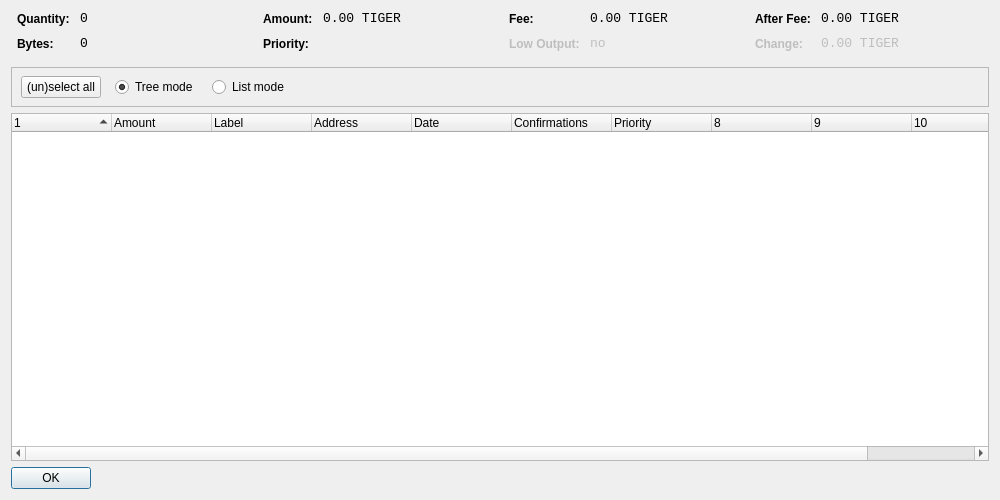
<?xml version="1.0" encoding="UTF-8"?>
<ui version="4.0">
 <class>CoinControlDialog</class>
 <widget class="QDialog" name="CoinControlDialog">
  <property name="geometry">
   <rect>
    <x>0</x>
    <y>0</y>
    <width>1000</width>
    <height>500</height>
   </rect>
  </property>
  <property name="windowTitle">
   <string>Coin Control</string>
  </property>
  <layout class="QVBoxLayout" name="verticalLayout">
   <item>
    <layout class="QHBoxLayout" name="horizontalLayoutTop" stretch="0,0,0,0">
     <property name="topMargin">
      <number>0</number>
     </property>
     <property name="bottomMargin">
      <number>10</number>
     </property>
     <item>
      <layout class="QFormLayout" name="formLayoutCoinControl1">
       <property name="horizontalSpacing">
        <number>10</number>
       </property>
       <property name="verticalSpacing">
        <number>10</number>
       </property>
       <property name="leftMargin">
        <number>6</number>
       </property>
       <property name="rightMargin">
        <number>6</number>
       </property>
       <item row="0" column="0">
        <widget class="QLabel" name="labelCoinControlQuantityText">
         <property name="styleSheet">
          <string notr="true">font-weight:bold;</string>
         </property>
         <property name="text">
          <string>Quantity:</string>
         </property>
        </widget>
       </item>
       <item row="0" column="1">
        <widget class="QLabel" name="labelCoinControlQuantity">
         <property name="font">
          <font>
           <family>Monospace</family>
           <pointsize>10</pointsize>
          </font>
         </property>
         <property name="cursor">
          <cursorShape>IBeamCursor</cursorShape>
         </property>
         <property name="contextMenuPolicy">
          <enum>Qt::ActionsContextMenu</enum>
         </property>
         <property name="text">
          <string notr="true">0</string>
         </property>
         <property name="textInteractionFlags">
          <set>Qt::LinksAccessibleByMouse|Qt::TextSelectableByKeyboard|Qt::TextSelectableByMouse</set>
         </property>
        </widget>
       </item>
       <item row="1" column="0">
        <widget class="QLabel" name="labelCoinControlBytesText">
         <property name="styleSheet">
          <string notr="true">font-weight:bold;</string>
         </property>
         <property name="text">
          <string>Bytes:</string>
         </property>
        </widget>
       </item>
       <item row="1" column="1">
        <widget class="QLabel" name="labelCoinControlBytes">
         <property name="font">
          <font>
           <family>Monospace</family>
           <pointsize>10</pointsize>
          </font>
         </property>
         <property name="cursor">
          <cursorShape>IBeamCursor</cursorShape>
         </property>
         <property name="contextMenuPolicy">
          <enum>Qt::ActionsContextMenu</enum>
         </property>
         <property name="text">
          <string notr="true">0</string>
         </property>
         <property name="textInteractionFlags">
          <set>Qt::LinksAccessibleByMouse|Qt::TextSelectableByKeyboard|Qt::TextSelectableByMouse</set>
         </property>
        </widget>
       </item>
      </layout>
     </item>
     <item>
      <layout class="QFormLayout" name="formLayoutCoinControl2">
       <property name="horizontalSpacing">
        <number>10</number>
       </property>
       <property name="verticalSpacing">
        <number>10</number>
       </property>
       <property name="leftMargin">
        <number>6</number>
       </property>
       <property name="rightMargin">
        <number>6</number>
       </property>
       <item row="0" column="0">
        <widget class="QLabel" name="labelCoinControlAmountText">
         <property name="styleSheet">
          <string notr="true">font-weight:bold;</string>
         </property>
         <property name="text">
          <string>Amount:</string>
         </property>
        </widget>
       </item>
       <item row="0" column="1">
        <widget class="QLabel" name="labelCoinControlAmount">
         <property name="font">
          <font>
           <family>Monospace</family>
           <pointsize>10</pointsize>
          </font>
         </property>
         <property name="cursor">
          <cursorShape>IBeamCursor</cursorShape>
         </property>
         <property name="contextMenuPolicy">
          <enum>Qt::ActionsContextMenu</enum>
         </property>
         <property name="text">
          <string notr="true">0.00 TIGER</string>
         </property>
         <property name="textInteractionFlags">
          <set>Qt::LinksAccessibleByMouse|Qt::TextSelectableByKeyboard|Qt::TextSelectableByMouse</set>
         </property>
        </widget>
       </item>
       <item row="1" column="0">
        <widget class="QLabel" name="labelCoinControlPriorityText">
         <property name="styleSheet">
          <string notr="true">font-weight:bold;</string>
         </property>
         <property name="text">
          <string>Priority:</string>
         </property>
        </widget>
       </item>
       <item row="1" column="1">
        <widget class="QLabel" name="labelCoinControlPriority">
         <property name="font">
          <font>
           <family>Monospace</family>
           <pointsize>10</pointsize>
          </font>
         </property>
         <property name="cursor">
          <cursorShape>IBeamCursor</cursorShape>
         </property>
         <property name="contextMenuPolicy">
          <enum>Qt::ActionsContextMenu</enum>
         </property>
         <property name="text">
          <string/>
         </property>
         <property name="textInteractionFlags">
          <set>Qt::LinksAccessibleByMouse|Qt::TextSelectableByKeyboard|Qt::TextSelectableByMouse</set>
         </property>
        </widget>
       </item>
      </layout>
     </item>
     <item>
      <layout class="QFormLayout" name="formLayoutCoinControl3">
       <property name="horizontalSpacing">
        <number>10</number>
       </property>
       <property name="verticalSpacing">
        <number>10</number>
       </property>
       <property name="leftMargin">
        <number>6</number>
       </property>
       <property name="rightMargin">
        <number>6</number>
       </property>
       <item row="0" column="0">
        <widget class="QLabel" name="labelCoinControlFeeText">
         <property name="styleSheet">
          <string notr="true">font-weight:bold;</string>
         </property>
         <property name="text">
          <string>Fee:</string>
         </property>
        </widget>
       </item>
       <item row="0" column="1">
        <widget class="QLabel" name="labelCoinControlFee">
         <property name="font">
          <font>
           <family>Monospace</family>
           <pointsize>10</pointsize>
          </font>
         </property>
         <property name="cursor">
          <cursorShape>IBeamCursor</cursorShape>
         </property>
         <property name="contextMenuPolicy">
          <enum>Qt::ActionsContextMenu</enum>
         </property>
         <property name="text">
          <string notr="true">0.00 TIGER</string>
         </property>
         <property name="textInteractionFlags">
          <set>Qt::LinksAccessibleByMouse|Qt::TextSelectableByKeyboard|Qt::TextSelectableByMouse</set>
         </property>
        </widget>
       </item>
       <item row="1" column="0">
        <widget class="QLabel" name="labelCoinControlLowOutputText">
         <property name="enabled">
          <bool>false</bool>
         </property>
         <property name="styleSheet">
          <string notr="true">font-weight:bold;</string>
         </property>
         <property name="text">
          <string>Low Output:</string>
         </property>
        </widget>
       </item>
       <item row="1" column="1">
        <widget class="QLabel" name="labelCoinControlLowOutput">
         <property name="enabled">
          <bool>false</bool>
         </property>
         <property name="font">
          <font>
           <family>Monospace</family>
           <pointsize>10</pointsize>
          </font>
         </property>
         <property name="cursor">
          <cursorShape>IBeamCursor</cursorShape>
         </property>
         <property name="contextMenuPolicy">
          <enum>Qt::ActionsContextMenu</enum>
         </property>
         <property name="text">
          <string notr="true">no</string>
         </property>
         <property name="textInteractionFlags">
          <set>Qt::LinksAccessibleByMouse|Qt::TextSelectableByKeyboard|Qt::TextSelectableByMouse</set>
         </property>
        </widget>
       </item>
      </layout>
     </item>
     <item>
      <layout class="QFormLayout" name="formLayoutCoinControl4">
       <property name="horizontalSpacing">
        <number>10</number>
       </property>
       <property name="verticalSpacing">
        <number>10</number>
       </property>
       <property name="leftMargin">
        <number>6</number>
       </property>
       <property name="rightMargin">
        <number>6</number>
       </property>
       <item row="0" column="0">
        <widget class="QLabel" name="labelCoinControlAfterFeeText">
         <property name="styleSheet">
          <string notr="true">font-weight:bold;</string>
         </property>
         <property name="text">
          <string>After Fee:</string>
         </property>
        </widget>
       </item>
       <item row="0" column="1">
        <widget class="QLabel" name="labelCoinControlAfterFee">
         <property name="font">
          <font>
           <family>Monospace</family>
           <pointsize>10</pointsize>
          </font>
         </property>
         <property name="cursor">
          <cursorShape>IBeamCursor</cursorShape>
         </property>
         <property name="contextMenuPolicy">
          <enum>Qt::ActionsContextMenu</enum>
         </property>
         <property name="text">
          <string notr="true">0.00 TIGER</string>
         </property>
         <property name="textInteractionFlags">
          <set>Qt::LinksAccessibleByMouse|Qt::TextSelectableByKeyboard|Qt::TextSelectableByMouse</set>
         </property>
        </widget>
       </item>
       <item row="1" column="0">
        <widget class="QLabel" name="labelCoinControlChangeText">
         <property name="enabled">
          <bool>false</bool>
         </property>
         <property name="styleSheet">
          <string notr="true">font-weight:bold;</string>
         </property>
         <property name="text">
          <string>Change:</string>
         </property>
        </widget>
       </item>
       <item row="1" column="1">
        <widget class="QLabel" name="labelCoinControlChange">
         <property name="enabled">
          <bool>false</bool>
         </property>
         <property name="font">
          <font>
           <family>Monospace</family>
           <pointsize>10</pointsize>
          </font>
         </property>
         <property name="cursor">
          <cursorShape>IBeamCursor</cursorShape>
         </property>
         <property name="contextMenuPolicy">
          <enum>Qt::ActionsContextMenu</enum>
         </property>
         <property name="text">
          <string notr="true">0.00 TIGER</string>
         </property>
         <property name="textInteractionFlags">
          <set>Qt::LinksAccessibleByMouse|Qt::TextSelectableByKeyboard|Qt::TextSelectableByMouse</set>
         </property>
        </widget>
       </item>
      </layout>
     </item>
    </layout>
   </item>
   <item>
    <widget class="QFrame" name="frame">
     <property name="minimumSize">
      <size>
       <width>0</width>
       <height>40</height>
      </size>
     </property>
     <property name="frameShape">
      <enum>QFrame::StyledPanel</enum>
     </property>
     <property name="frameShadow">
      <enum>QFrame::Sunken</enum>
     </property>
     <widget class="QWidget" name="horizontalLayoutWidget">
      <property name="geometry">
       <rect>
        <x>10</x>
        <y>0</y>
        <width>781</width>
        <height>41</height>
       </rect>
      </property>
      <layout class="QHBoxLayout" name="horizontalLayoutPanel" stretch="0,0,0,0,0">
       <property name="spacing">
        <number>14</number>
       </property>
       <item>
        <widget class="QPushButton" name="pushButtonSelectAll">
         <property name="sizePolicy">
          <sizepolicy hsizetype="Maximum" vsizetype="Fixed">
           <horstretch>0</horstretch>
           <verstretch>0</verstretch>
          </sizepolicy>
         </property>
         <property name="text">
          <string>(un)select all</string>
         </property>
        </widget>
       </item>
       <item>
        <widget class="QRadioButton" name="radioTreeMode">
         <property name="sizePolicy">
          <sizepolicy hsizetype="Maximum" vsizetype="Fixed">
           <horstretch>0</horstretch>
           <verstretch>0</verstretch>
          </sizepolicy>
         </property>
         <property name="text">
          <string>Tree mode</string>
         </property>
         <property name="checked">
          <bool>true</bool>
         </property>
        </widget>
       </item>
       <item>
        <widget class="QRadioButton" name="radioListMode">
         <property name="sizePolicy">
          <sizepolicy hsizetype="Maximum" vsizetype="Fixed">
           <horstretch>0</horstretch>
           <verstretch>0</verstretch>
          </sizepolicy>
         </property>
         <property name="text">
          <string>List mode</string>
         </property>
        </widget>
       </item>
       <item>
        <spacer name="horizontalSpacer">
         <property name="orientation">
          <enum>Qt::Horizontal</enum>
         </property>
         <property name="sizeHint" stdset="0">
          <size>
           <width>40</width>
           <height>20</height>
          </size>
         </property>
        </spacer>
       </item>
      </layout>
     </widget>
    </widget>
   </item>
   <item>
    <widget class="CoinControlTreeWidget" name="treeWidget">
     <property name="contextMenuPolicy">
      <enum>Qt::CustomContextMenu</enum>
     </property>
     <property name="sortingEnabled">
      <bool>false</bool>
     </property>
     <property name="columnCount">
      <number>11</number>
     </property>
     <attribute name="headerShowSortIndicator" stdset="0">
      <bool>true</bool>
     </attribute>
     <attribute name="headerStretchLastSection">
      <bool>false</bool>
     </attribute>
     <column>
      <property name="text">
       <string/>
      </property>
     </column>
     <column>
      <property name="text">
       <string>Amount</string>
      </property>
     </column>
     <column>
      <property name="text">
       <string>Label</string>
      </property>
     </column>
     <column>
      <property name="text">
       <string>Address</string>
      </property>
     </column>
     <column>
      <property name="text">
       <string>Date</string>
      </property>
     </column>
     <column>
      <property name="text">
       <string>Confirmations</string>
      </property>
      <property name="toolTip">
       <string>Confirmed</string>
      </property>
     </column>
     <column>
      <property name="text">
       <string>Priority</string>
      </property>
     </column>
     <column>
      <property name="text">
       <string/>
      </property>
     </column>
     <column>
      <property name="text">
       <string/>
      </property>
     </column>
     <column>
      <property name="text">
       <string/>
      </property>
     </column>
     <column>
      <property name="text">
       <string/>
      </property>
     </column>
    </widget>
   </item>
   <item>
    <widget class="QDialogButtonBox" name="buttonBox">
     <property name="sizePolicy">
      <sizepolicy hsizetype="Maximum" vsizetype="Fixed">
       <horstretch>0</horstretch>
       <verstretch>0</verstretch>
      </sizepolicy>
     </property>
     <property name="orientation">
      <enum>Qt::Horizontal</enum>
     </property>
     <property name="standardButtons">
      <set>QDialogButtonBox::Ok</set>
     </property>
    </widget>
   </item>
  </layout>
 </widget>
 <customwidgets>
  <customwidget>
   <class>CoinControlTreeWidget</class>
   <extends>QTreeWidget</extends>
   <header>coincontroltreewidget.h</header>
  </customwidget>
 </customwidgets>
 <resources/>
 <connections/>
</ui>
